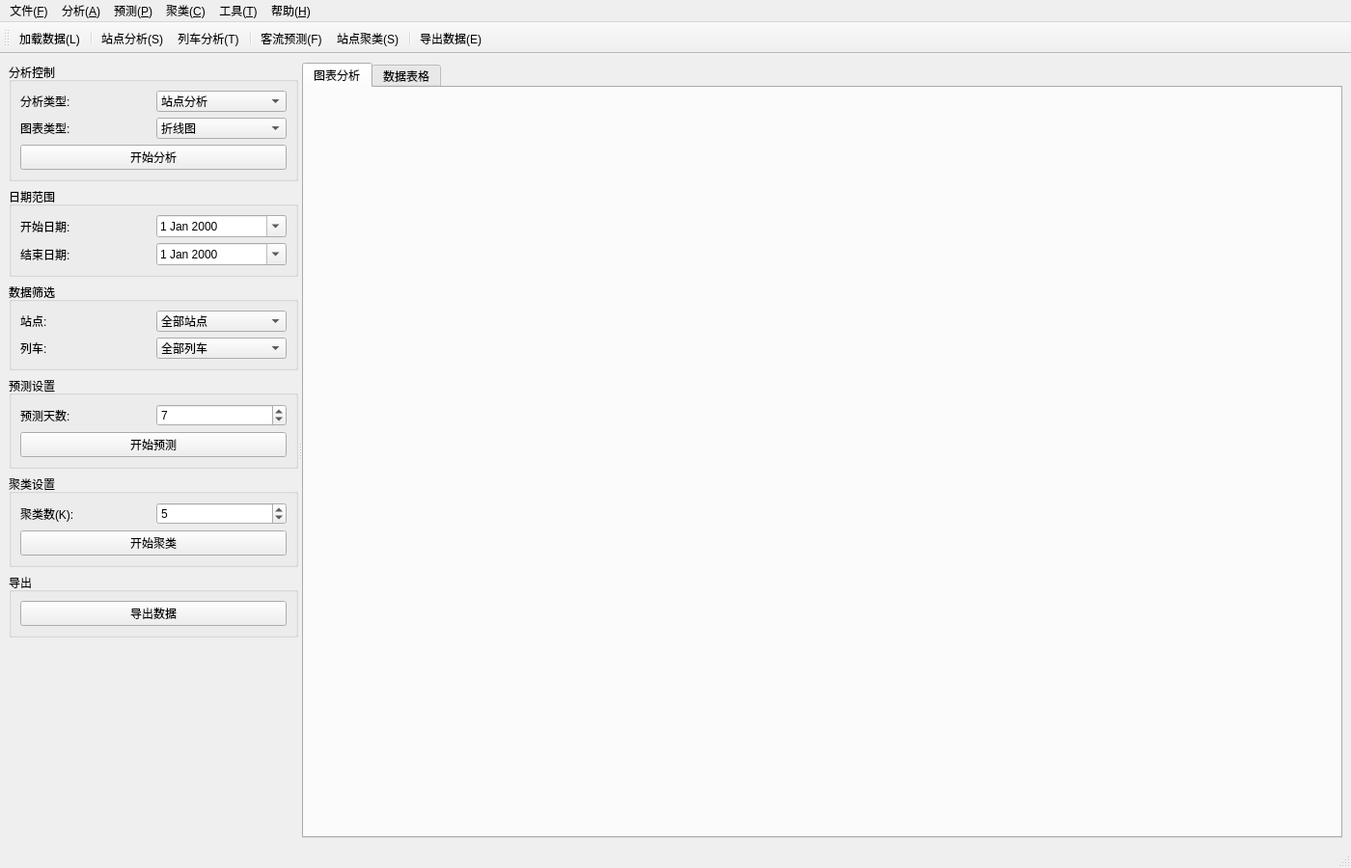
<?xml version="1.0" encoding="UTF-8"?>
<ui version="4.0">
 <class>MainWindow</class>
 <widget class="QMainWindow" name="MainWindow">
  <property name="geometry">
   <rect>
    <x>0</x>
    <y>0</y>
    <width>1400</width>
    <height>900</height>
   </rect>
  </property>
  <property name="windowTitle">
   <string>川渝地区轨道交通客流数据分析展示系统</string>
  </property>
  <widget class="QWidget" name="centralwidget">
   <layout class="QHBoxLayout" name="horizontalLayout">
    <item>
     <widget class="QSplitter" name="mainSplitter">
      <property name="orientation">
       <enum>Qt::Horizontal</enum>
      </property>
      <widget class="QWidget" name="controlPanel" native="true">
       <property name="maximumSize">
        <size>
         <width>300</width>
         <height>16777215</height>
        </size>
       </property>
       <property name="minimumSize">
        <size>
         <width>250</width>
         <height>0</height>
        </size>
       </property>
       <layout class="QVBoxLayout" name="verticalLayout">
        <item>
         <widget class="QGroupBox" name="analysisGroup">
          <property name="title">
           <string>分析控制</string>
          </property>
          <layout class="QGridLayout" name="gridLayout">
           <item row="0" column="0">
            <widget class="QLabel" name="label">
             <property name="text">
              <string>分析类型:</string>
             </property>
            </widget>
           </item>
           <item row="0" column="1">
            <widget class="QComboBox" name="analysisTypeCombo">
             <item>
              <property name="text">
               <string>站点分析</string>
              </property>
             </item>
             <item>
              <property name="text">
               <string>列车分析</string>
              </property>
             </item>
             <item>
              <property name="text">
               <string>时间序列</string>
              </property>
             </item>
             <item>
              <property name="text">
               <string>相关性分析</string>
              </property>
             </item>
            </widget>
           </item>
           <item row="1" column="0">
            <widget class="QLabel" name="label_2">
             <property name="text">
              <string>图表类型:</string>
             </property>
            </widget>
           </item>
           <item row="1" column="1">
            <widget class="QComboBox" name="chartTypeCombo">
             <item>
              <property name="text">
               <string>折线图</string>
              </property>
             </item>
             <item>
              <property name="text">
               <string>柱状图</string>
              </property>
             </item>
             <item>
              <property name="text">
               <string>饼图</string>
              </property>
             </item>
             <item>
              <property name="text">
               <string>散点图</string>
              </property>
             </item>
            </widget>
           </item>
           <item row="2" column="0" colspan="2">
            <widget class="QPushButton" name="analyzeButton">
             <property name="text">
              <string>开始分析</string>
             </property>
            </widget>
           </item>
          </layout>
         </widget>
        </item>
        <item>
         <widget class="QGroupBox" name="dateGroup">
          <property name="title">
           <string>日期范围</string>
          </property>
          <layout class="QGridLayout" name="gridLayout_2">
           <item row="0" column="0">
            <widget class="QLabel" name="label_3">
             <property name="text">
              <string>开始日期:</string>
             </property>
            </widget>
           </item>
           <item row="0" column="1">
            <widget class="QDateEdit" name="startDateEdit">
             <property name="calendarPopup">
              <bool>true</bool>
             </property>
            </widget>
           </item>
           <item row="1" column="0">
            <widget class="QLabel" name="label_4">
             <property name="text">
              <string>结束日期:</string>
             </property>
            </widget>
           </item>
           <item row="1" column="1">
            <widget class="QDateEdit" name="endDateEdit">
             <property name="calendarPopup">
              <bool>true</bool>
             </property>
            </widget>
           </item>
          </layout>
         </widget>
        </item>
        <item>
         <widget class="QGroupBox" name="filterGroup">
          <property name="title">
           <string>数据筛选</string>
          </property>
          <layout class="QGridLayout" name="gridLayout_3">
           <item row="0" column="0">
            <widget class="QLabel" name="label_5">
             <property name="text">
              <string>站点:</string>
             </property>
            </widget>
           </item>
           <item row="0" column="1">
            <widget class="QComboBox" name="stationCombo">
             <item>
              <property name="text">
               <string>全部站点</string>
              </property>
             </item>
            </widget>
           </item>
           <item row="1" column="0">
            <widget class="QLabel" name="label_6">
             <property name="text">
              <string>列车:</string>
             </property>
            </widget>
           </item>
           <item row="1" column="1">
            <widget class="QComboBox" name="trainCombo">
             <item>
              <property name="text">
               <string>全部列车</string>
              </property>
             </item>
            </widget>
           </item>
          </layout>
         </widget>
        </item>
        <item>
         <widget class="QGroupBox" name="predictionGroup">
          <property name="title">
           <string>预测设置</string>
          </property>
          <layout class="QGridLayout" name="gridLayout_4">
           <item row="0" column="0">
            <widget class="QLabel" name="label_7">
             <property name="text">
              <string>预测天数:</string>
             </property>
            </widget>
           </item>
           <item row="0" column="1">
            <widget class="QSpinBox" name="predictionDaysSpin">
             <property name="maximum">
              <number>365</number>
             </property>
             <property name="value">
              <number>7</number>
             </property>
            </widget>
           </item>
           <item row="1" column="0" colspan="2">
            <widget class="QPushButton" name="predictButton">
             <property name="text">
              <string>开始预测</string>
             </property>
            </widget>
           </item>
          </layout>
         </widget>
        </item>
        <item>
         <widget class="QGroupBox" name="clusteringGroup">
          <property name="title">
           <string>聚类设置</string>
          </property>
          <layout class="QGridLayout" name="gridLayout_5">
           <item row="0" column="0">
            <widget class="QLabel" name="label_8">
             <property name="text">
              <string>聚类数(K):</string>
             </property>
            </widget>
           </item>
           <item row="0" column="1">
            <widget class="QSpinBox" name="clusterKSpin">
             <property name="maximum">
              <number>20</number>
             </property>
             <property name="value">
              <number>5</number>
             </property>
            </widget>
           </item>
           <item row="1" column="0" colspan="2">
            <widget class="QPushButton" name="clusterButton">
             <property name="text">
              <string>开始聚类</string>
             </property>
            </widget>
           </item>
          </layout>
         </widget>
        </item>
        <item>
         <widget class="QGroupBox" name="exportGroup">
          <property name="title">
           <string>导出</string>
          </property>
          <layout class="QVBoxLayout" name="verticalLayout_2">
           <item>
            <widget class="QPushButton" name="exportButton">
             <property name="text">
              <string>导出数据</string>
             </property>
            </widget>
           </item>
          </layout>
         </widget>
        </item>
        <item>
         <spacer name="verticalSpacer">
          <property name="orientation">
           <enum>Qt::Vertical</enum>
          </property>
          <property name="sizeHint" stdset="0">
           <size>
            <width>20</width>
            <height>40</height>
           </size>
          </property>
         </spacer>
        </item>
       </layout>
      </widget>
      <widget class="QTabWidget" name="tabWidget">
       <property name="currentIndex">
        <number>0</number>
       </property>
       <widget class="QWidget" name="chartTab">
        <attribute name="title">
         <string>图表分析</string>
        </attribute>
       </widget>
       <widget class="QWidget" name="tableTab">
        <attribute name="title">
         <string>数据表格</string>
        </attribute>
       </widget>
      </widget>
     </widget>
    </item>
   </layout>
  </widget>
  <widget class="QMenuBar" name="menubar">
   <property name="geometry">
    <rect>
     <x>0</x>
     <y>0</y>
     <width>1400</width>
     <height>22</height>
    </rect>
   </property>
   <widget class="QMenu" name="menuFile">
    <property name="title">
     <string>文件(&amp;F)</string>
    </property>
    <addaction name="actionLoadData"/>
    <addaction name="separator"/>
    <addaction name="actionExportData"/>
    <addaction name="actionExportChart"/>
    <addaction name="separator"/>
    <addaction name="actionExit"/>
   </widget>
   <widget class="QMenu" name="menuAnalysis">
    <property name="title">
     <string>分析(&amp;A)</string>
    </property>
    <addaction name="actionStationAnalysis"/>
    <addaction name="actionTrainAnalysis"/>
    <addaction name="actionTimeSeriesAnalysis"/>
    <addaction name="actionCorrelationAnalysis"/>
   </widget>
   <widget class="QMenu" name="menuPrediction">
    <property name="title">
     <string>预测(&amp;P)</string>
    </property>
    <addaction name="actionPassengerFlowPrediction"/>
    <addaction name="actionStationPrediction"/>
    <addaction name="actionTrainPrediction"/>
    <addaction name="separator"/>
    <addaction name="actionModelEvaluation"/>
   </widget>
   <widget class="QMenu" name="menuClustering">
    <property name="title">
     <string>聚类(&amp;C)</string>
    </property>
    <addaction name="actionStationClustering"/>
    <addaction name="actionTrainClustering"/>
    <addaction name="actionTimePatternClustering"/>
   </widget>
   <widget class="QMenu" name="menuTools">
    <property name="title">
     <string>工具(&amp;T)</string>
    </property>
    <addaction name="actionSettings"/>
   </widget>
   <widget class="QMenu" name="menuHelp">
    <property name="title">
     <string>帮助(&amp;H)</string>
    </property>
    <addaction name="actionAbout"/>
   </widget>
   <addaction name="menuFile"/>
   <addaction name="menuAnalysis"/>
   <addaction name="menuPrediction"/>
   <addaction name="menuClustering"/>
   <addaction name="menuTools"/>
   <addaction name="menuHelp"/>
  </widget>
  <widget class="QStatusBar" name="statusbar"/>
  <widget class="QToolBar" name="toolBar">
   <property name="windowTitle">
    <string>主工具栏</string>
   </property>
   <attribute name="toolBarArea">
    <enum>TopToolBarArea</enum>
   </attribute>
   <attribute name="toolBarBreak">
    <bool>false</bool>
   </attribute>
   <addaction name="actionLoadData"/>
   <addaction name="separator"/>
   <addaction name="actionStationAnalysis"/>
   <addaction name="actionTrainAnalysis"/>
   <addaction name="separator"/>
   <addaction name="actionPassengerFlowPrediction"/>
   <addaction name="actionStationClustering"/>
   <addaction name="separator"/>
   <addaction name="actionExportData"/>
  </widget>
  <action name="actionLoadData">
   <property name="text">
    <string>加载数据(&amp;L)</string>
   </property>
   <property name="shortcut">
    <string>Ctrl+O</string>
   </property>
  </action>
  <action name="actionExportData">
   <property name="text">
    <string>导出数据(&amp;E)</string>
   </property>
   <property name="shortcut">
    <string>Ctrl+S</string>
   </property>
  </action>
  <action name="actionExportChart">
   <property name="text">
    <string>导出图表(&amp;C)</string>
   </property>
  </action>
  <action name="actionExit">
   <property name="text">
    <string>退出(&amp;Q)</string>
   </property>
   <property name="shortcut">
    <string>Ctrl+Q</string>
   </property>
  </action>
  <action name="actionStationAnalysis">
   <property name="text">
    <string>站点分析(&amp;S)</string>
   </property>
  </action>
  <action name="actionTrainAnalysis">
   <property name="text">
    <string>列车分析(&amp;T)</string>
   </property>
  </action>
  <action name="actionTimeSeriesAnalysis">
   <property name="text">
    <string>时间序列分析(&amp;I)</string>
   </property>
  </action>
  <action name="actionCorrelationAnalysis">
   <property name="text">
    <string>相关性分析(&amp;C)</string>
   </property>
  </action>
  <action name="actionPassengerFlowPrediction">
   <property name="text">
    <string>客流预测(&amp;F)</string>
   </property>
  </action>
  <action name="actionStationPrediction">
   <property name="text">
    <string>站点预测(&amp;S)</string>
   </property>
  </action>
  <action name="actionTrainPrediction">
   <property name="text">
    <string>列车预测(&amp;T)</string>
   </property>
  </action>
  <action name="actionModelEvaluation">
   <property name="text">
    <string>模型评估(&amp;E)</string>
   </property>
  </action>
  <action name="actionStationClustering">
   <property name="text">
    <string>站点聚类(&amp;S)</string>
   </property>
  </action>
  <action name="actionTrainClustering">
   <property name="text">
    <string>列车聚类(&amp;T)</string>
   </property>
  </action>
  <action name="actionTimePatternClustering">
   <property name="text">
    <string>时间模式聚类(&amp;P)</string>
   </property>
  </action>
  <action name="actionSettings">
   <property name="text">
    <string>设置(&amp;S)</string>
   </property>
  </action>
  <action name="actionAbout">
   <property name="text">
    <string>关于(&amp;A)</string>
   </property>
  </action>
 </widget>
 <resources/>
 <connections/>
</ui> 
